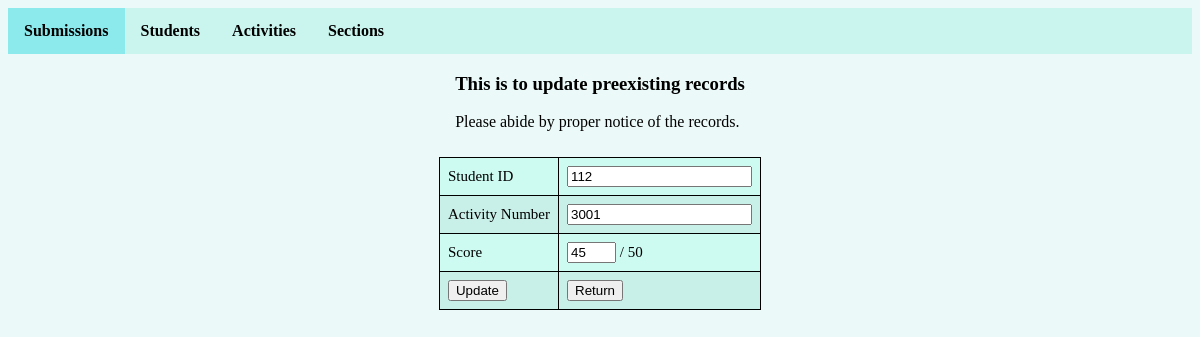
The app's page /update-submissions.php?id=12345 with its own data.
### tables this page shows
CREATE TABLE `submission` (
  `submitID` int(10) NOT NULL,
  `studentID` int(10) DEFAULT NULL,
  `activityNum` int(10) DEFAULT NULL,
  `dateSubmitted` timestamp NOT NULL DEFAULT current_timestamp() ON UPDATE current_timestamp(),
  `status` tinyint(1) DEFAULT NULL,
  `score` int(3) DEFAULT NULL
);

CREATE TABLE `students` (
  `studID` int(10) NOT NULL,
  `firstName` varchar(25) DEFAULT NULL,
  `lastName` varchar(25) DEFAULT NULL,
  `section` int(10) DEFAULT NULL,
  `gender` varchar(6) DEFAULT NULL
);

CREATE TABLE `activity` (
  `activityNum` int(10) NOT NULL,
  `subjectCode` int(5) DEFAULT NULL,
  `name` varchar(20) DEFAULT NULL,
  `instruction` text DEFAULT NULL,
  `totalscore` int(3) DEFAULT NULL,
  `date_given` timestamp NOT NULL DEFAULT current_timestamp() ON UPDATE current_timestamp()
);

### update-submissions.php (the view, shortened to what this page needs)
<?php
include "connection.php";
$id = $_GET['id'];
?>
<!DOCTYPE html>
<html>
<head>
	<link rel="stylesheet" href="style/style.css">
</head>
<body>
	<ul>
		<center>
  		<li><a class="active" href="index-change.php">Submissions</a></li>
  		<li><a href="addnew-student.php">Students</a></li>
  		<li><a href="addnew-activity.php">Activities</a></li>
  		<li><a href="addnew-section.php">Sections</a></li>
  		</center>
	</ul>
	<div class="flex-container">
		<div class="mightybond">
			<div>
				<h3>This is to update preexisting records </h3>
			</div>
			<div>
				<p>Please abide by proper notice of the records.</p>
			</div>
		</div>
			<?php
			$sql = "SELECT submitID, students.studID, students.firstName, students.lastName, students.section, activity.activityNum, dateSubmitted, score, totalscore, status FROM `submission` LEFT JOIN `students` ON submission.studentID = students.studID LEFT JOIN `activity` ON activity.activityNum = submission.activityNum WHERE submitID = '$id' LIMIT 1;";
			$result = mysqli_query($conn, $sql);
			$row = mysqli_fetch_assoc($result);
			?>
		<div class="flexbox">
			<form action="" method="post">
				<table style="border:0">
						<tr>
							<td>
								<label>Student ID</label>
							</td>
							<td>
								<input type="text" class="form-control" name="studID" value="<?php echo $row['studID']?>">
							</td>
						</tr>
						<tr>
							<td>
								<label>Activity Number</label>
							</td>
							<td>
								<input type="text" class="form-control" name="activityNum" value="<?php echo $row['activityNum']?>">
							</td>
						</tr>
						<tr>
							<td>
								<label>Score</label>
							</td>
							<td>
								<input type="text" class="form-control" name="score" value="<?php echo $row['score']?>" maxlength="3" size="3"><label> / <?php echo $row['totalscore'] ?></label>
							</td>
						</tr>
						<tr>
							<td>
								<button type="submit" class="btn btn-info" name="submit">Update</button>
							</td>
							<td>
								<input type="button" value="Return" onclick="Return()" name="return"/>
							</td>
						</tr>
						</table>
				</form>
			</div>
		</div>
	</body>
</html>

### style/style.css (style rules this page uses)
ul { list-style-type: none; margin: 0; padding: 0; overflow: hidden; background-color: #c9f5ee; }
li { float: left; }
li a { display: block; color: black; text-align: center; padding: 14px 16px; font-weight:bold; text-decoration:unset; }
.active { background-color: #8ceaed; }
table { border-collapse: collapse; border-spacing: 0; width: 100%; border: 1px solid #ddd; }
td { border:1px solid; padding:8px; font-size:15px; }
.flex-container { display:flex; justify-content:center; align-items:center; flex-direction:column; }
.flexbox { display:flex; justify-content:center; align-items:center; margin:10px; }
body { background-color:#ebfaf8 }
tr:nth-child(even) { background-color: #c9f0e8 }
tr:nth-child(odd) { background-color: #cdfaf1 }

### records on screen
submission: studID "112", activityNum "3001", score "45", activityNum.totalscore "50"
